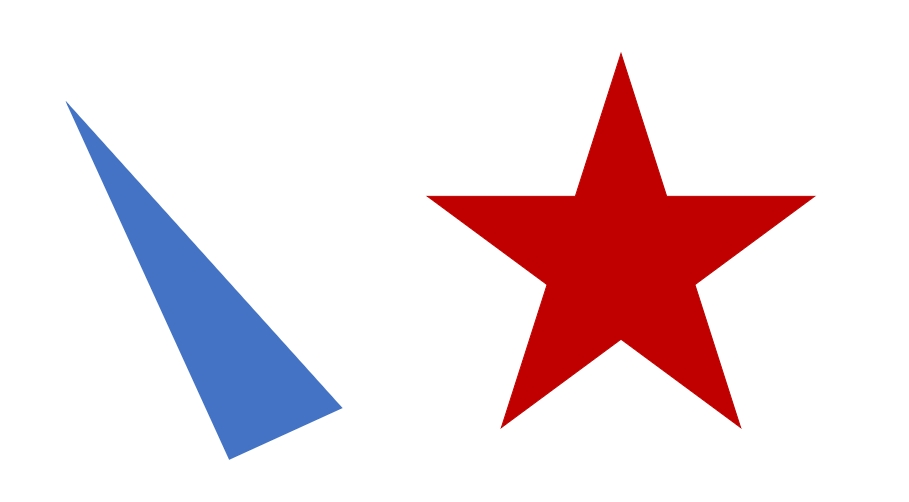
#> input picture OpenCV/16-contours/images/test.jpg, 909 x 502 px
$ python 106.externalRect.py
#> lines starting #> are read from the running program, lines starting #| are printed output that depends on the picture; after the words box and inside, x2 and y2 are one past the last pixel; in counts of white or black regions, pixels touching at a corner belong together
import os
import cv2 as cv
import numpy as np

os.chdir('16-contours\\images')
img_color = cv.imread('test.jpg', cv.IMREAD_COLOR)
#> img_color is the input picture: shape (502, 909, 3); mean B, G, R 225, 220.6, 238.2
img_gray = cv.cvtColor(img_color, cv.COLOR_BGR2GRAY)
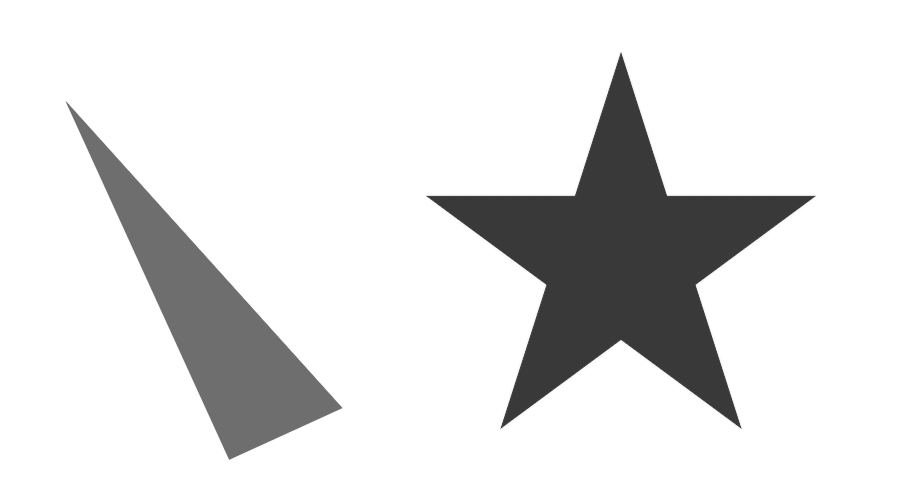
#> img_gray: shape (502, 909); min 56, max 255, mean 226.3
ret, img_binary = cv.threshold(img_gray, 150, 255, cv.THRESH_BINARY_INV)
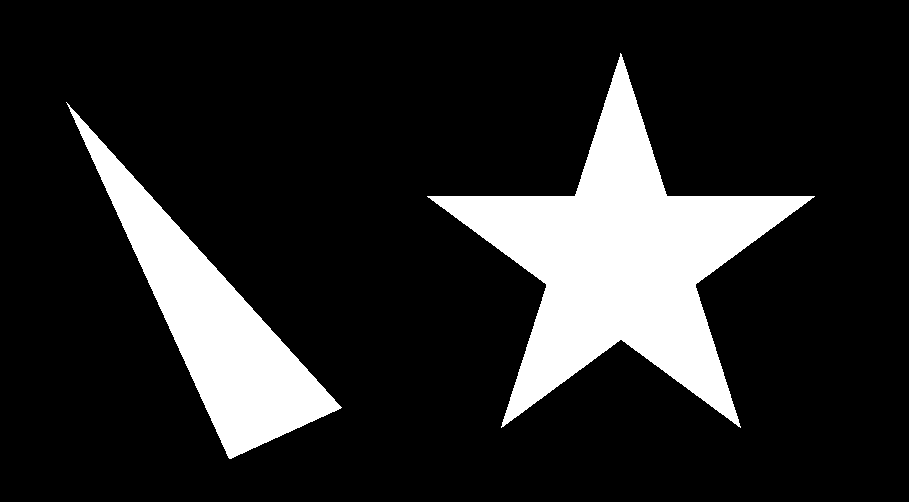
#> img_binary: shape (502, 909); 15.9% white; 2 white regions, box (x1, y1, x2, y2) and area: (427, 53, 815, 428) 47906, (66, 102, 342, 459) 24460
kernel = cv.getStructuringElement(cv.MORPH_ELLIPSE, (5, 5))
img_binary = cv.morphologyEx(img_binary, cv.MORPH_CLOSE, kernel)
#> img_binary: shape (502, 909); 15.9% white; 2 white regions

contours, hierarchy = cv.findContours(img_binary, cv.RETR_LIST,
                        cv.CHAIN_APPROX_SIMPLE)
#> contours = 2 contours; box (x1, y1, x2, y2) and area: (427, 53, 815, 428) 47240, (66, 102, 342, 459) 24072

cv.drawContours(img_color, contours, 0, (0,0,255), 2)
cv.drawContours(img_color, contours, 1, (0,255,0), 2)
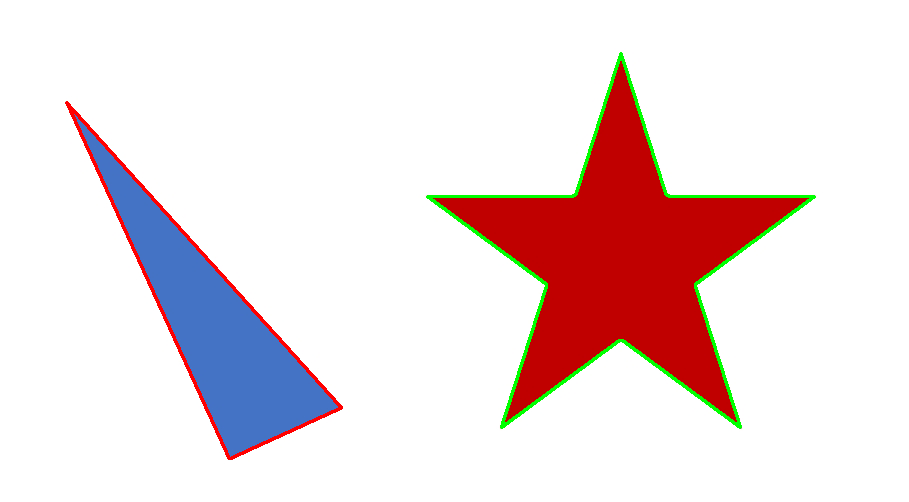
#> img_color: shape (502, 909, 3); mean B, G, R 222.5, 221.3, 236.8

for contour in contours :
    # 물체 회전을 고려하지 않은
    x,y, w,h = cv.boundingRect(contour)
    print(type(cv.boundingRect(contour))) # <class 'tuple'>
    print(cv.boundingRect(contour)) # (66, 102, 276, 357)
    print('x: ',x, 'y : ', y, 'w : ',w, 'h : ', h) # x:  66 y :  102 w :  276 h :  357
    cv.rectangle(img_color, (x,y), (x+w,y+h), (255,255,0), 2)

    # 물체의 회전을 고려함
    rect = cv.minAreaRect(contour)
    print(type(rect)) # <class 'tuple'>
    print(rect)
     # ((160.07183837890625, 293.6353759765625), (410.744384765625, 117.58914947509766), 48.012786865234375)

    box = cv.boxPoints(rect)
    print('box1 : ',box)
    # [[-21.016571 180.31491 ]
    #  [ 66.38675  101.65193 ]
    #  [341.16025  406.95584 ]
    #  [253.75693  485.61884 ]]

    box = np.int0(box)
    # [[-21 180]
    #  [ 66 101]
    #  [341 406]
    #  [253 485]]
    print('box2 : ',box)
    cv.drawContours(img_color, [box], 0, (255,0,255), 2)
#> this loop made 2 passes
#> (x, y, w, h, rect, box) on passes 1 to 2: (66, 102, 276, 357, ((160.1, 293.6), (117.6, 410.7), -41.99), [[253, 485], [-21, 180], [66, 101], [341, 406]]), (427, 53, 388, 375, ((609.6, 276.2), (371.7, 389), -53.61), [[655, 541], [342, 310], [563, 11], [876, 241]])
#> (printed output is left out)
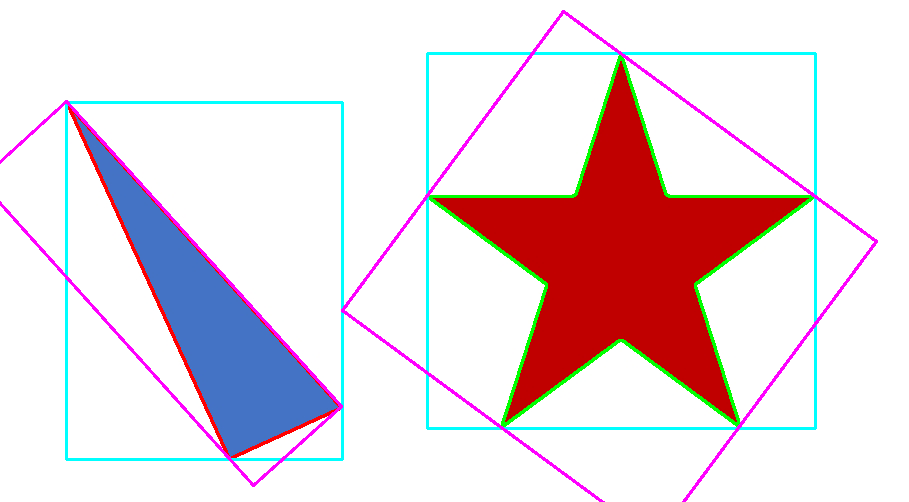
#> img_color: shape (502, 909, 3); 3.5% of pixels changed, all inside (x1, y1, x2, y2) = (0, 10, 878, 502)

cv.imshow('result', img_color)
cv.waitKey(0)

cv.destroyAllWindows()
